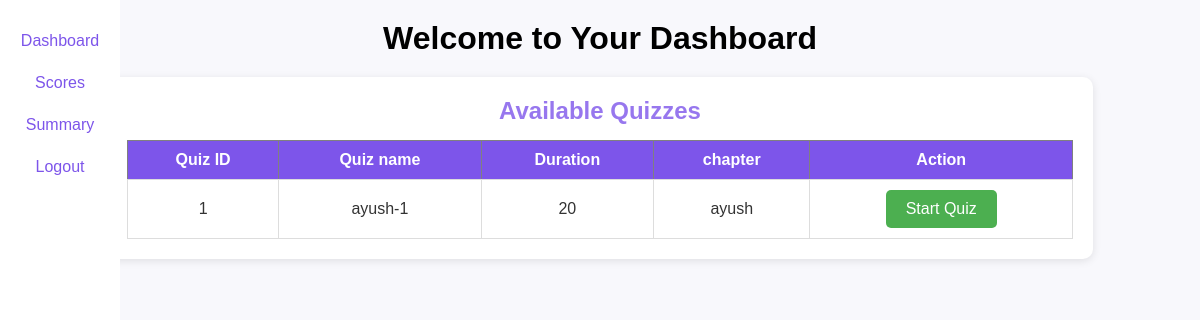
Page /dashboard (signed in) on the committed database.
### tables this page shows
CREATE TABLE QUIZES(
    id INTEGER PRIMARY KEY AUTOINCREMENT,
    quiz_name TEXT NOT NULL,
    chapter_id INTEGER NOT NULL,
    date TEXT NOT NULL,
    duration INTEGER NOT NULL,
    FOREIGN KEY(chapter_id) REFERENCES CHAPTERS(id) on DELETE CASCADE ON UPDATE CASCADE
    );

CREATE TABLE CHAPTERS(
    id INTEGER PRIMARY KEY AUTOINCREMENT,
    chapter_name TEXT NOT NULL,
    subject_id INTEGER NOT NULL,
    no_of_question INTEGER NOT NULL,
    FOREIGN KEY(subject_id) REFERENCES SUBJECTS(id) on DELETE CASCADE ON UPDATE CASCADE
    );

### controllers/user.py (the view)
@user_bp.route('/dashboard')
def user_dashboard():
    if 'user_id' not in session:
        return redirect(url_for('auth.login'))
    conn = get_db_connection()
    cursor = conn.cursor()
    cursor.execute('''
        SELECT QUIZES.id, QUIZES.quiz_name, QUIZES.date, QUIZES.duration, CHAPTERS.chapter_name
        FROM QUIZES
        JOIN CHAPTERS ON QUIZES.chapter_id = CHAPTERS.id
    ''')
    quizzes = cursor.fetchall()
    cursor.execute('''
        SELECT scores.id, QUIZES.quiz_name, scores.total_scored
        FROM scores
        JOIN QUIZES ON scores.quiz_id = QUIZES.id
        WHERE scores.user_id = ?
    ''', (session['user_id'],))
    scores = cursor.fetchall()
    conn.close()
    return render_template('user/user_dashboard.html', quizzes=quizzes, scores=scores)

### models/setup_db.py (called while the page is built)
def get_db_connection():
    try:
        conn = sqlite3.connect(DB_PATH)
        conn.execute("PRAGMA foreign_keys = ON;")
        return conn
    except sqlite3.Error as e:
        print(f"❌ Database connection failed: {e}")
        return None

### templates/user/user_dashboard.html (shortened to what this page needs)
<!DOCTYPE html>
<html lang="en">
<head>
    <link rel="stylesheet" href="{{ url_for('static', filename='user_home.css') }}">
</head>
<body>
    <nav class="nav">
        <div class="nav-left">
            <a href="{{ url_for('user.user_dashboard') }}"><button class="nav-button">Dashboard</button></a>
            <a href="{{ url_for('user.user_scores') }}"><button class="nav-button">Scores</button></a>
            <a href="{{ url_for('user.user_summary') }}"><button class="nav-button">Summary</button></a>
            <a href="{{ url_for('auth.logout') }}"><button class="nav-button">Logout</button></a>
        </div>
    </nav>
    <h1>Welcome to Your Dashboard</h1>
    <div class="container">
        <h2>Available Quizzes</h2>
        <table border="1">
            <thead>
                <tr>
                    <th>Quiz ID</th>
                    <th>Quiz name</th>
                    <th>Duration</th>
                    <th>chapter</th>
                    <th>Action</th>
                </tr>
            </thead>
            <tbody>
                {% for quiz in quizzes %}
                <tr>
                    <td>{{ quiz[0] }}</td>
                    <td>{{ quiz[1] }}</td>
                    <td>{{ quiz[3] }}</td>
                    <td>{{ quiz[4] }}</td>
                    <td>
                        <a href="{{ url_for('user.quiz_attempt', quiz_id=quiz[0]) }}">
                            <button class="quiz_start"
                                style="background-color: #4CAF50; color: white; padding: 10px 20px; border: none; border-radius: 5px; cursor: pointer;">
                                Start Quiz
                            </button>
                        </a>
                    </td>
                </tr>
                {% else %}
                <tr>
                    <td colspan="5">No quizzes available.</td>
                </tr>
                {% endfor %}
            </tbody>
        </table>
    </div>
</body>
</html>

### static/user_home.css (style rules this page uses)
* { margin: 0; padding: 0; box-sizing: border-box; }
body { font-family: Arial, sans-serif; background-color: #f8f8fc; color: #333; padding: 20px; text-align: center; }
.nav { width: 120px; position: fixed; left: 0; top: 0; height: 100vh; background-color: white; display: flex; flex-direction: column; align-items: center; padding: 20px; }
.nav-button { background-color: transparent; border: none; color: #7d55ea; text-align: center; padding: 12px; width: 100%; font-size: 16px; cursor: pointer; transition: background 0.3s ease; }
button { padding: 10px 15px; border: none; font-size: 16px; cursor: pointer; border-radius: 5px; transition: background 0.3s ease; }
.container { width: 85%; margin: 20px auto; background: white; padding: 20px; border-radius: 10px; box-shadow: 0 2px 8px rgba(0, 0, 0, 0.1); }
h1 { color: black; margin-bottom: 20px; }
h2 { color: rgba(125, 85, 234, 0.8); margin-bottom: 15px; }
table { width: 100%; border-collapse: collapse; margin-top: 15px; }
thead th { background-color: #7d55ea; color: white; padding: 10px; }
tbody td { padding: 10px; border: 1px solid #ddd; }

### rows in the picture
QUIZES: id "1", quiz_name "ayush-1", duration "20", chapter_name "ayush"
